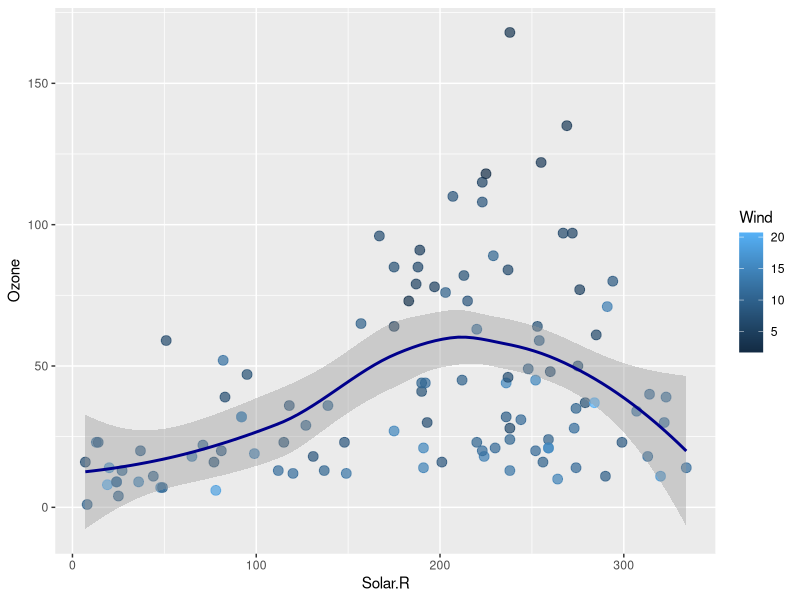
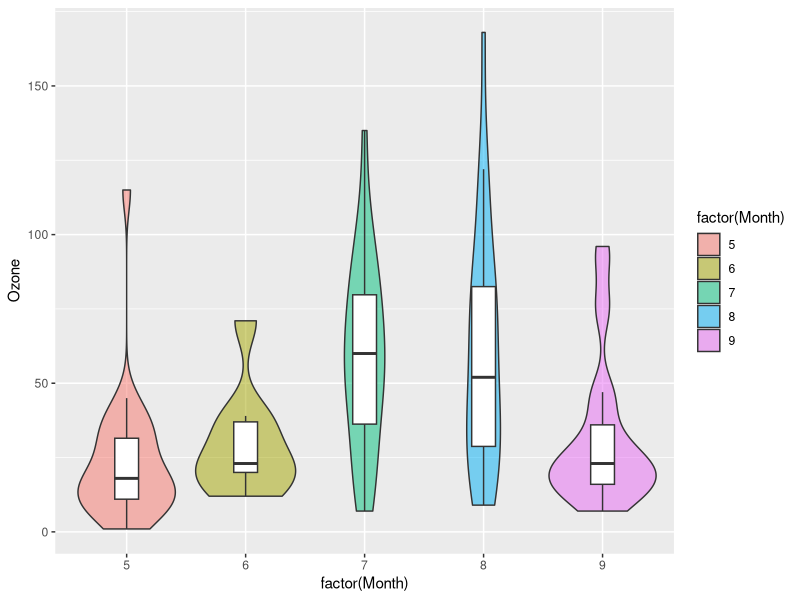
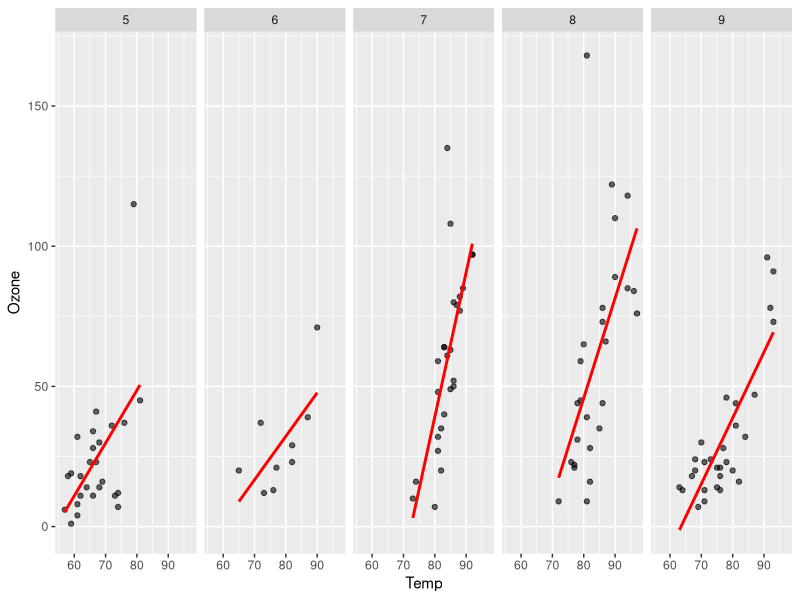
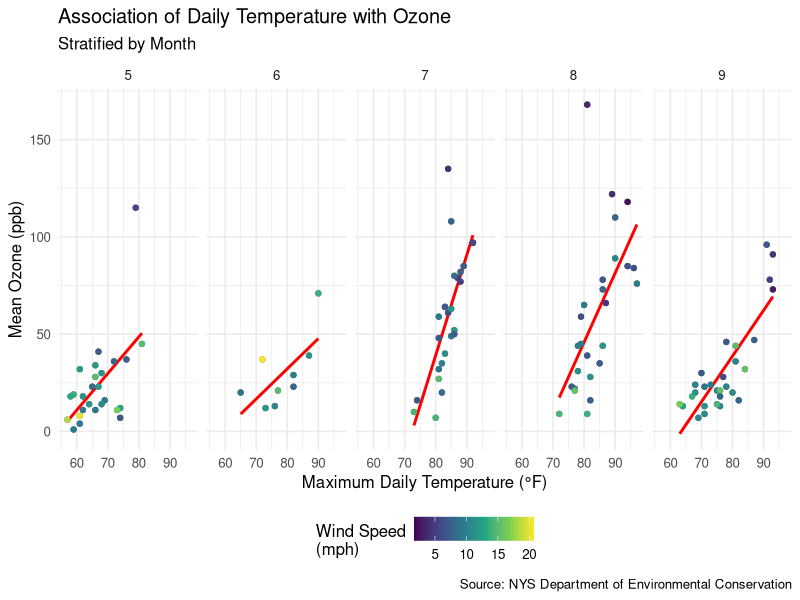

R code for these plots, in order:
## ---- chunk 1
#| label: setup
#| message: false
library(ggplot2)
## ---- chunk 2
#| label: ex1-scaatterplot
# 1. Create a scatterplot of Solar.R (x) vs Ozone (y)
# 2. Map Wind speed to the point color aesthetic
# 3. Set alpha = 0.7 and size = 3 outside aes()
# 4. Add a smooth trendline with geom_smooth(method = "loess", color = "darkblue")
ex1_scatterplot <- ggplot(data = airquality,
                         aes(x = Solar.R,
                             y = Ozone)) +
  geom_point(aes(color = Wind),
                             size = 3,
                            alpha = 0.7) + 
  geom_smooth(method = "loess", 
              color = "darkblue")

## ---- chunk 3
#| label: ex2-distributions
# 1. Build a violin plot comparing Ozone across Months (x = factor(Month), y = Ozone)
# 2. Fill the violins by factor(Month) with alpha = 0.5
# 3. Overlay a boxplot inside the violins with width = 0.2 and fill = "white"
# 4. Suppress duplicate outlier points on the boxplot using outlier.shape = NA

ex2_distributions <- ggplot(data = airquality,
                            aes(x = factor(Month), 
                                y = Ozone)) +
  geom_violin(aes(fill = factor(Month)), 
              alpha = 0.5) +
  geom_boxplot(width = 0.2, 
               fill = "white", 
               outlier.shape = NA)

## ---- chunk 4
#| label: ex3-facets
# 1. Create a scatterplot of Temp (x) vs Ozone (y)
# 2. Add points with alpha = 0.6
# 3. Add a linear regression line using geom_smooth(method = "lm", color = "red", se = FALSE)
# 4. Facet by Month into a single row using facet_wrap(~ Month, nrow = 1)
ex3_facets <- ggplot(data = airquality, 
                     aes(x = Temp,
                         y = Ozone)) +
  geom_point(alpha = 0.6) +
  geom_smooth(method = "lm", color = "red", se = FALSE) +
  facet_wrap(~Month, nrow = 1)

## ---- chunk 5
#| label: ex4-publication
# 1. Map Wind speed to color using scale_color_viridis_c(option = "viridis")
# 2. Add complete titles, subtitle, axis labels, and caption
# 3. Apply theme_minimal() and position the legend at the bottom
ex4_publication <- ex3_facets + 
  geom_point(aes(color = Wind)) +
  scale_color_viridis_c(option = "viridis") +
  labs(
    title = "Association of Daily Temperature with Ozone",
    subtitle = "Stratified by Month",
    x = "Maximum Daily Temperature (°F)",
    y = "Mean Ozone (ppb)",
    color = "Wind Speed\n(mph)",
    caption = "Source: NYS Department of Environmental Conservation"
  ) +
  theme_minimal(base_size = 12) +
  theme(legend.position = "bottom")
